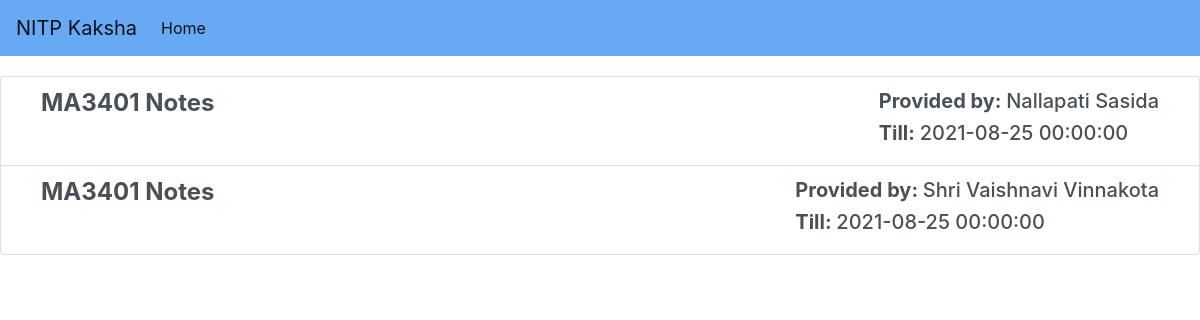
The app's page /notes/MA3401 with its own data.
### app.py (models this page shows)
class Notes(db.Model):
    id = db.Column(db.Integer, primary_key=True)
    course = db.Column(db.String(20), nullable = False)
    notes_name = db.Column(db.String(30), nullable = False)
    notes_link = db.Column(db.Text(), unique=True, nullable = False, default='#')
    provided_by = db.Column(db.String(100), nullable = False, default='Anonymous')
    till_date = db.Column(db.DateTime())
    def __repr__(self):
        return f"Notes('{self.id}', '{self.notes_name}', '{self.course}', '{self.provided_by}', '{self.till_date}')"

### app.py (the view)
@app.route("/notes/<course>", methods=['GET', 'POST'])
def notes(course):
    notes = Notes.query.filter_by(course = course).all()
    print(notes)
    return render_template('notes.html', notes = notes)

### templates/notes.html
{% extends "layout.html" %}
{% block content %}
<div class="list-group my-list">
    {% for n in notes %}
    <a href="{{ n.notes_link }}" class="list-group-item list-group-item-action">
        <div class="d-flex justify-content-between" style="margin-left: 20px; margin-right: 20px;">
            <h4><strong>{{ n.notes_name }}</strong></h4>
            <div>
            <h5><strong>Provided by: </strong>{{ n.provided_by }}</h5>
            <h5><strong>Till: </strong>{{ n.till_date }}</h5>
            </div>
        </div>
    </a>
    {% endfor %}
</div>
{% endblock content %}

### static/style.css (style rules this page uses)
.my-list { margin-top: 20px; }

### records on screen
Notes: notes_name "MA3401 Notes", provided_by "Nallapati Sasida", till_date "2021-08-25 00:00:00"
Notes: notes_name "MA3401 Notes", provided_by "Shri Vaishnavi Vinnakota", till_date "2021-08-25 00:00:00"
